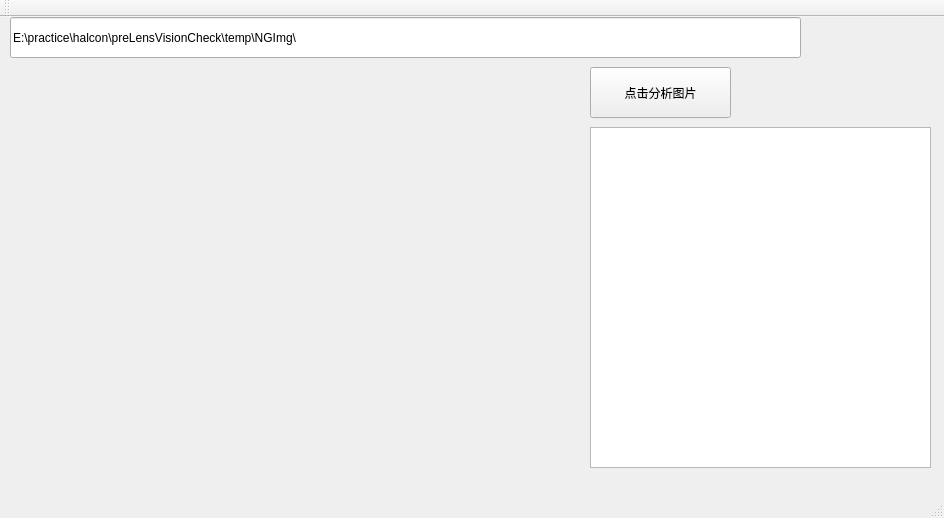
<?xml version="1.0" encoding="UTF-8"?>
<ui version="4.0">
 <class>HalconAlgoTestClass</class>
 <widget class="QMainWindow" name="HalconAlgoTestClass">
  <property name="geometry">
   <rect>
    <x>0</x>
    <y>0</y>
    <width>944</width>
    <height>518</height>
   </rect>
  </property>
  <property name="windowTitle">
   <string>HalconAlgoTest</string>
  </property>
  <widget class="QWidget" name="centralWidget">
   <widget class="QPushButton" name="btnClicked">
    <property name="geometry">
     <rect>
      <x>590</x>
      <y>50</y>
      <width>141</width>
      <height>51</height>
     </rect>
    </property>
    <property name="text">
     <string>点击分析图片</string>
    </property>
   </widget>
   <widget class="QLineEdit" name="editFilePath">
    <property name="geometry">
     <rect>
      <x>10</x>
      <y>0</y>
      <width>791</width>
      <height>41</height>
     </rect>
    </property>
    <property name="text">
     <string>E:\practice\halcon\preLensVisionCheck\temp\NGImg\</string>
    </property>
   </widget>
   <widget class="QWidget" name="halconWindow" native="true">
    <property name="geometry">
     <rect>
      <x>10</x>
      <y>50</y>
      <width>571</width>
      <height>401</height>
     </rect>
    </property>
   </widget>
   <widget class="QPlainTextEdit" name="text">
    <property name="geometry">
     <rect>
      <x>590</x>
      <y>110</y>
      <width>341</width>
      <height>341</height>
     </rect>
    </property>
   </widget>
  </widget>
  <widget class="QMenuBar" name="menuBar">
   <property name="geometry">
    <rect>
     <x>0</x>
     <y>0</y>
     <width>944</width>
     <height>23</height>
    </rect>
   </property>
  </widget>
  <widget class="QToolBar" name="mainToolBar">
   <attribute name="toolBarArea">
    <enum>TopToolBarArea</enum>
   </attribute>
   <attribute name="toolBarBreak">
    <bool>false</bool>
   </attribute>
  </widget>
  <widget class="QStatusBar" name="statusBar"/>
 </widget>
 <layoutdefault spacing="6" margin="11"/>
 <resources>
  <include location="HalconAlgoTest.qrc"/>
 </resources>
 <connections/>
</ui>
